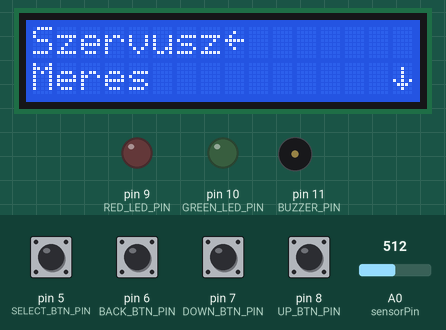
The sketch below on a simulated Arduino Uno, built with avr-gcc and run on an emulated ATmega328P. Shown: 16×2 character LCD, output pins drawn as LEDs (lit = HIGH), buzzer (waves = sounding). Inputs (shaded band) come from the test bench; at power-on: pin 5 (SELECT_BTN_PIN), pin 6 (BACK_BTN_PIN), pin 7 (DOWN_BTN_PIN), pin 8 (UP_BTN_PIN) LOW, A0 (sensorPin) = 512. What the sketch prints to the serial monitor is not drawn.

Above: at 1.3 s.
1.4 s: pin 7 (DOWN_BTN_PIN) pulled HIGH for 1 s
At 1.68 s:
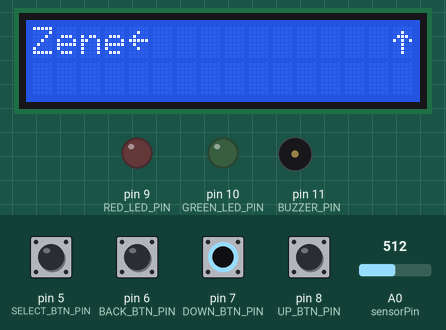
3.9 s: pin 8 (UP_BTN_PIN) pulled HIGH for 3.2 s
At 4.18 s:
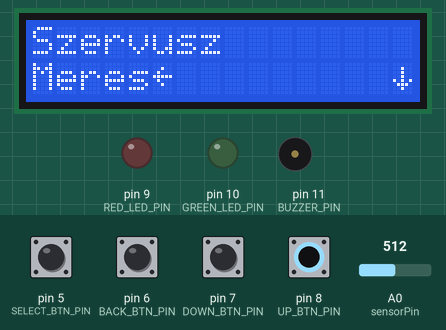
8.6 s: pin 5 (SELECT_BTN_PIN) pulled HIGH for 0.15 s
At 9.03 s:
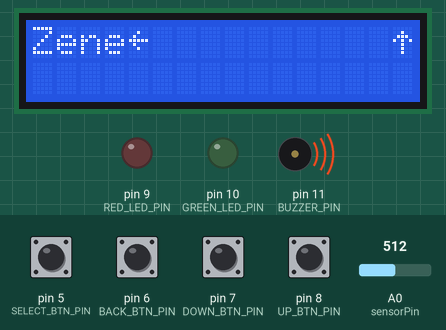
10.9 s: pin 6 (BACK_BTN_PIN) pulled HIGH for 1 s
At 12.4 s:
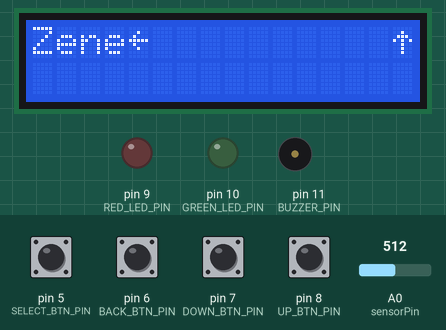
13.4 s: pin 7 (DOWN_BTN_PIN) pulled HIGH for 0.15 s
At 14.1 s:
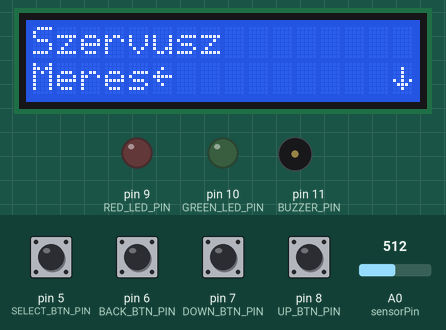
15.1 s: pin 5 (SELECT_BTN_PIN) pulled HIGH for 1 s
At 16.3 s:
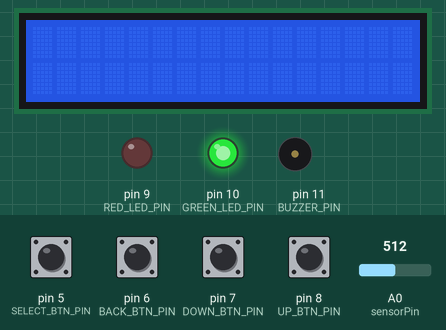
Timing chart, 0 to 18.1 s (numbered marks = the images above; inputs shaded):
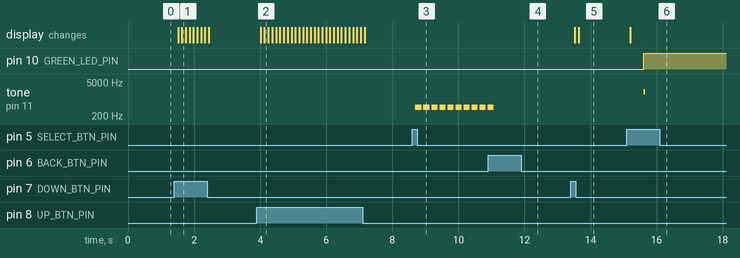

Measured:
- after the input at 1.4 s, the display: first changes after 0.12 s (image 1 shows a later state)
- after the input at 3.9 s, the display: first changes after 0.11 s (image 2 shows a later state)
- after the input at 8.6 s, tone on pin 11 (BUZZER_PIN): alternates 466 Hz for 0.19 s and silent for 0.06 s, starting after 0.10 s
- after the input at 10.9 s, tone on pin 11 (BUZZER_PIN): goes on until 11.1 s, then stays silent
- after the input at 13.4 s, the display: first changes after 0.12 s (image 5 shows a later state)
- after the input at 15.1 s, pin 10 (GREEN_LED_PIN): LOW → HIGH after 0.50 s; tone on pin 11 (BUZZER_PIN): silent → 2000 Hz after 0.50 s, → silent 0.05 s later; the display: changes after 0.10 s (image 6)

The sketch:

code.ino
```cpp
#define UP_BTN_PIN 8
#define DOWN_BTN_PIN 7
#define BACK_BTN_PIN 6
#define SELECT_BTN_PIN 5
#define BUZZER_PIN 11
#define RED_LED_PIN 9
#define GREEN_LED_PIN 10
#define sensorPin A0

#include "pitches.h"

#include <Wire.h>
#include <LiquidCrystal_I2C.h>
#include "Arduino.h"

LiquidCrystal_I2C lcd(0x27, 16, 2);

byte currentMenuItem = 0;

float alpha = 0.75;
int period = 50;
float max = 0.0;

// 0 kikapcsolt
// 1 élesített
byte state = 0;

bool printedArmed = false;

String menu[] = {
  "Szervusz",
  "Meres",
  "Zene"
};

int melody[] = {
  NOTE_AS4, NOTE_AS4, NOTE_AS4, NOTE_AS4,
  NOTE_AS4, NOTE_AS4, NOTE_AS4, NOTE_AS4,
  NOTE_AS4, NOTE_AS4, NOTE_AS4, NOTE_AS4,
  NOTE_AS4, NOTE_AS4, NOTE_AS4, NOTE_AS4,
  NOTE_AS4, NOTE_AS4, NOTE_AS4, NOTE_AS4,
  NOTE_D5, NOTE_D5, NOTE_D5, NOTE_D5,
  NOTE_C5, NOTE_C5, NOTE_C5, NOTE_C5,
  NOTE_F5, NOTE_F5, NOTE_F5, NOTE_F5,
  NOTE_G5, NOTE_G5, NOTE_G5, NOTE_G5,
  NOTE_G5, NOTE_G5, NOTE_G5, NOTE_G5,
  NOTE_G5, NOTE_G5, NOTE_G5, NOTE_G5,
  NOTE_C5, NOTE_AS4, NOTE_A4, NOTE_F4,
  NOTE_G4, 0, NOTE_G4, NOTE_D5,
  NOTE_C5, 0, NOTE_AS4, 0,
  NOTE_A4, 0, NOTE_A4, NOTE_A4,
  NOTE_C5, 0, NOTE_AS4, NOTE_A4,
  NOTE_G4, 0, NOTE_G4, NOTE_AS5,
  NOTE_A5, NOTE_AS5, NOTE_A5, NOTE_AS5,
  NOTE_G4, 0, NOTE_G4, NOTE_AS5,
  NOTE_A5, NOTE_AS5, NOTE_A5, NOTE_AS5,
  NOTE_G4, 0, NOTE_G4, NOTE_D5,
  NOTE_C5, 0, NOTE_AS4, 0,
  NOTE_A4, 0, NOTE_A4, NOTE_A4,
  NOTE_C5, 0, NOTE_AS4, NOTE_A4,
  NOTE_G4, 0, NOTE_G4, NOTE_AS5,
  NOTE_A5, NOTE_AS5, NOTE_A5, NOTE_AS5,
  NOTE_G4, 0, NOTE_G4, NOTE_AS5,
  NOTE_A5, NOTE_AS5, NOTE_A5, NOTE_AS5
};

int noteDurations[] = {
  4, 4, 4, 4,
  4, 4, 4, 4,
  4, 4, 4, 4,
  4, 4, 4, 4,
  4, 4, 4, 4,
  4, 4, 4, 4,
  4, 4, 4, 4,
  4, 4, 4, 4,
  4, 4, 4, 4,
  4, 4, 4, 4,
  4, 4, 4, 4,
  4, 4, 4, 4,
  4, 4, 4, 4,
  4, 4, 4, 4,
  4, 4, 4, 4,
  4, 4, 4, 4,
  4, 4, 4, 4,
  4, 4, 4, 4,
  4, 4, 4, 4,
  4, 4, 4, 4,
  4, 4, 4, 4,
  4, 4, 4, 4,
  4, 4, 4, 4,
  4, 4, 4, 4,
  4, 4, 4, 4,
  4, 4, 4, 4,
  4, 4, 4, 4,
  4, 4, 4, 4,
};

int menuSize = sizeof(menu) / sizeof(menu[0]);


// https://maxpromer.github.io/LCD-Character-Creator/
byte leftArrow[] = {0x00,0x04,0x08,0x1F,0x08,0x04,0x00,0x00};
byte upArrow[] = {0x00,0x04,0x0E,0x15,0x04,0x04,0x04,0x00};
byte downArrow[] = {0x00,0x04,0x04,0x04,0x15,0x0E,0x04,0x00};

void setup() {
  // put your setup code here, to run once:

  pinMode(BUZZER_PIN, OUTPUT);
  pinMode(UP_BTN_PIN, INPUT);
  pinMode(DOWN_BTN_PIN, INPUT);
  pinMode(BACK_BTN_PIN, INPUT);
  pinMode(SELECT_BTN_PIN, INPUT);
  pinMode(RED_LED_PIN, OUTPUT);
  pinMode(GREEN_LED_PIN, OUTPUT);

  Serial.begin(9600);

  lcd.init();
  lcd.backlight();

  lcd.createChar(0, leftArrow);
  lcd.createChar(1, upArrow);
  lcd.createChar(2, downArrow);

  updateMenu();
}

void loop() {
  // put your main code here, to run repeatedly:

  switch (state) {
    case 0:
      checkButtons();
      break;
    case 1:
      heartrate();
      break;
    case 2:
      music();
      break;
  }
}

void updateMenu() {

  lcd.clear();

  lcd.setCursor(0, 0);

  // ha páros indexű a menüelem
  if ((currentMenuItem % 2) == 0) {
    // ha az utolsó elem
    if (currentMenuItem == menuSize - 1) {
      lcd.setCursor(0, 0);
      lcd.print(menu[currentMenuItem]);
      lcd.write(0);
    }
    // ha nem az utolsó elem
    if (currentMenuItem < menuSize - 1) {
      lcd.print(menu[currentMenuItem]);
      lcd.write(0);
      lcd.setCursor(0, 1);
      lcd.print(menu[currentMenuItem + 1]);
    }

    // ha nem az utolsó előtti elem
    if (currentMenuItem < menuSize - 2) {
      lcd.setCursor(15, 1);
      lcd.write(2);
    }

  }
  // ha páratlan indexű a menüelem
  else {
    lcd.print(menu[currentMenuItem - 1]);
    lcd.setCursor(0, 1);
    lcd.print(menu[currentMenuItem]);
    lcd.write(0);

    // utolsó előtti elem előtti elemek
    if (currentMenuItem <= menuSize - 2) {
      lcd.setCursor(15, 1);
      lcd.write(2);
    }

  }

  // ha van annyi elem, hogy 2 sornál többet tölt ki
  if (currentMenuItem > 1) {
    lcd.setCursor(15, 0);
    lcd.write(1);
  }

}

void checkButtons() {

  if(buttonPressed(UP_BTN_PIN)) {
    menuMoveUp();
    updateMenu();
  }

  if(buttonPressed(DOWN_BTN_PIN)) {
    menuMoveDown();
    updateMenu();
  }

  if(buttonPressed(SELECT_BTN_PIN)) {
    executeSelected();
  }

}

void monitorMode() {

  if (!printedArmed) {
    lcd.clear();
    lcd.setCursor(4, 0);
    lcd.print("Elesitve");
    printedArmed = true;
  }


  // ide jön még a PIR szenzor figyelése

  digitalWrite(RED_LED_PIN, HIGH);
  delay(1000);
  digitalWrite(RED_LED_PIN, LOW);
  delay(1000);

}

int buttonPressed(uint8_t button) {
  byte prevState = LOW;
  byte state = digitalRead(button);
  if (state != prevState) {
    prevState = state;
    if (state == HIGH) {
      delay(100);
      return true;
    }
  }
  return false;
}

void music(){
  for (int thisNote = 0; thisNote < 112; thisNote++) {
    if(buttonPressed(BACK_BTN_PIN) )
      {
         updateMenu();
         state = 0;
         break;
      }
    int noteDuration = 750 / noteDurations[thisNote];
    tone(BUZZER_PIN, melody[thisNote], noteDuration);
    int pauseBetweenNotes = noteDuration * 1.30;
    delay(pauseBetweenNotes);
    noTone(BUZZER_PIN);
    Serial.println(melody[thisNote]);
   }
}
void menuMoveUp() {
  if (currentMenuItem > 0) {
      currentMenuItem--;
    }
  else {
    currentMenuItem = menuSize - 1;
  }
}

void menuMoveDown() {
  if (currentMenuItem < menuSize - 1) {
      currentMenuItem++;
    }
  else {
    currentMenuItem = 0;
  }
}

void executeSelected() {
  switch(currentMenuItem) {
    case 0:
      state = 0;
      break;
    case 1:
      lcd.clear();
      state = 1;
      break;
    case 2:
      state = 2;
      break;
  }
}

void heartrate(){
  // Arbitrary initial value for the sensor value (0 - 1023)
  // too large and it takes a few seconds to 'lock on' to pulse
  static float oldValue = 500;

  // Time recording for BPM (beats per minute)
  static unsigned long bpmMills = millis();
  static int bpm = 0;

  // Keep track of when we had the the last pulse - ignore
  // further pulses if too soon (probably false reading)
  static unsigned long timeBetweenBeats = millis();
  int minDelayBetweenBeats = 400;

  // This is generic code provided with the board:
  // Read the sensor value (0 - 1023)
  int rawValue = analogRead((unsigned char) sensorPin);

  // Some maths (USA: math) to determine whether we are detected a peak (pulse)
  float value = alpha * oldValue + (1 - alpha) * rawValue;
  float change = value - oldValue;
  oldValue = value;

  // Forum suggested improvement (works very well)
  // Display data on the LED via a blip:
  // Empirically, if we detect a peak as being X% from
  // absolute max, we find the pulse even when amplitude
  // varies on the low side.

  // if we find a new maximum value AND we haven't had a pulse lately
  if ((change >= max) && (millis() > timeBetweenBeats + minDelayBetweenBeats)) {

    // Reset max every time we find a new peak
    max = change;

    // Flash LED and beep the buzzer
    digitalWrite(GREEN_LED_PIN, 1);
    tone(BUZZER_PIN, 2000, 50);

    // Reset the heart beat time values
    timeBetweenBeats = millis();
    bpm++;
  }
  else {
    // No pulse detected, ensure LED is off (may be off already)
    digitalWrite(RED_LED_PIN, 0);
  }
  // Slowly decay max for when sensor is moved around
  // but decay must be slower than time needed to hit
  // next pulse peak. Originally: 0.98
  max = max * 0.97;

  // Every 15 seconds extrapolate the pulse rate. Improvement would
  // be to average out BPM over last 60 seconds
  if (millis() >= bpmMills + 15000) {
    lcd.print("BPM (approx): ");
    lcd.println(bpm * 4);
    lcd.println();
    bpm = 0;
    bpmMills = millis();
  }
  if(buttonPressed(BACK_BTN_PIN))
  {
    updateMenu();
    state = 0;
    digitalWrite(GREEN_LED_PIN,0);
  }
  // Must delay here to give the value a chance to decay
  delay(period);
}
```
